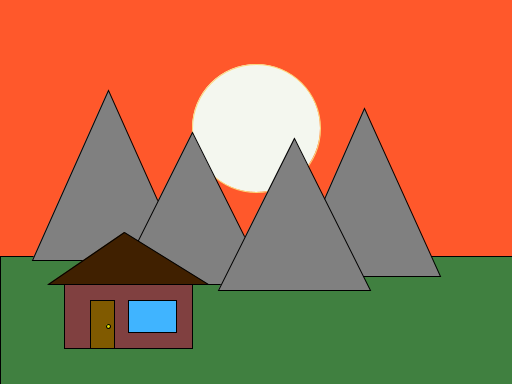
Frame 1 (no input)
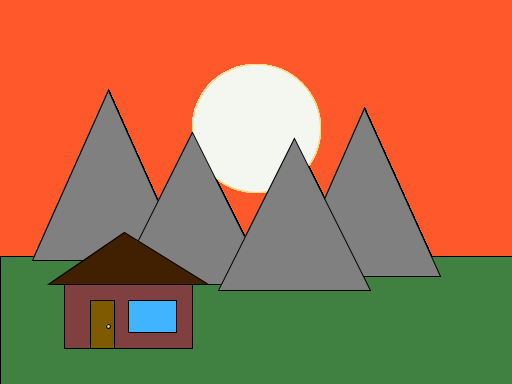
Frame 60 (the mouse pressed at the canvas centre just before this capture)
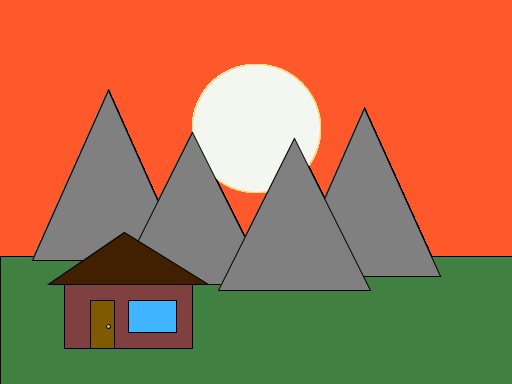
Frame 120 (the mouse held since frame 60 and released just before this capture)

The Processing sketch that drew these frames (run headless with seeded random() and noise(); from frame 60 on, the mouse is pressed at the canvas centre):

// Processing sketch: picture_assignment
// ── picture_assignment.pde
/*
-
- "Draw a Picture" Assignment
- Jonathan Etiz
- CCOMP-10 (Intro to Programming)
-
*/

void setup() {
  size(512,384);
  background(255,88,43);
}

void draw() {
  // Sun
  fill(244,247,239);
  stroke(253,215,122);
  ellipse(256,128,128,128);
  // Grass
  fill(64,128,64);
  stroke(0);
  rect(0,256,512,128);
  // Mountain 1
  fill(128,128,128);
  triangle(32,260,108,90,184,260);
  // Mountain 4 (from left)
  fill(128,128,128);
  triangle(290,276,364,108,440,276);
  // Mountain 2
  fill(128,128,128);
  triangle(116,284,192,132,268,284);
  // Mountain 3
  fill(128,128,128);
  triangle(218,290,294,138,370,290);
  // House Base
  fill(128,64,64);
  rect(64,284,128,64);
  // Door
  fill(128,90,0);
  rect(90,300,24,48);
  // Doorknob
  fill(225,225,0);
  ellipse(108,326,4,4);
  // Window
  fill(64,180,255);
  rect(128,300,48,32);
  // Roof
  fill(64,32,0);
  triangle(48,284,124,232,208,284);
}
